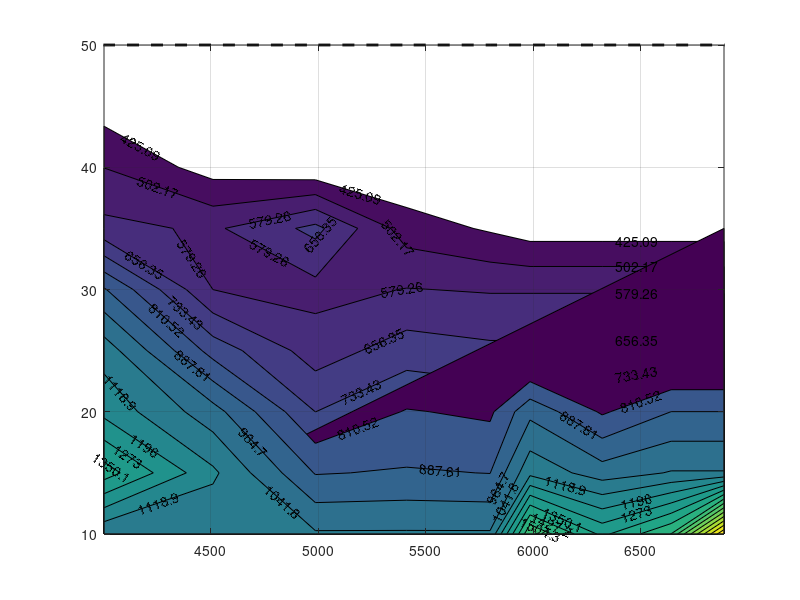

MATLAB code for this plot: (Note: this script raises an error after producing the figure.)
%% Dyno Performance Data 2002 VFR800 Engine

dynoVFR800.spd_rpm = [3000;3466;4003;4510;4987;5412;5800;5986;6322;6643; ...
                      6889;7015;7209;7560;7933;8283;8634;9007;9484;9648; ...
                      9924;10080;10356;10640;10819;10901;11139;11229;11318; ...
                      11445;11542;11654];
dynoVFR800.trq_Nm = [56.98;59.59;58.71;58.43;59.98;61.85;63.85;64.25;65.34;...
                     64.33;69.27;73.10;74.10;74.43;75.42;76.53;77.54;75.91;...
                     72.09;71.61;69.61;69.95;68.09;65.60;63.20;62.07;59.46;...
                     57.72;56.64;54.14;53.69;51.95];
dynoVFR800.pwr_kW = (dynoVFR800.trq_Nm .* (dynoVFR800.spd_rpm * 0.1047)) * 0.001;

%% BSFC Points
% This BSFC data is constructed using the emissions data from ETE and is
% then manually adjusted to provide the best approximation.
op_lim = 50;        % Maximum torque limit on the engine
batpwr_lim = [50;45;40;35;35;35;30;30;30];
LHV_E85 = 30000;    % [kJ/kg]

adjbsfc_spdbpt = [4003;4510;4987;5412;5800;5986;6322;6643;6889];
adjbsfc_trqbpt = [10;15;20;25;30;35;40;45;50];
%{
adjbsfc_map = [3400 3275 3125 3040 2985 2945 2223 2918 3090;
               2885 2310 1750 1588 1051 1578 1331 1506 2121;
               1388 1134 883 895 886 1097 1002 1047 1085;
               1174 996 733 816 796 944 800 888 925;
               1085 780 618 694 673 705 745 765 790;
               895 579 554 582 573 590 625 640 655;
               602 566 678 465 415 385 NaN NaN NaN;
               501 390 360 348 NaN NaN NaN NaN NaN;
               445 388 NaN NaN NaN NaN NaN NaN NaN;
               390 NaN NaN NaN NaN NaN NaN NaN NaN];
%}
% BSFC units [g/kWh]
adjbsfc_map = [1051 1051 1051 1051 1051 1578 1331 1506 2121;
               1388 1134 883 895 886 1097 1002 1047 1047;
               1174 996 733 816 796 944 800 888 888;
               1085 780 618 694 673 673 673 673 673;
               895 579 554 582 573 573 573 573 573;
               602 566 678 465 415 385 385 385 385;
               501 390 360 348 NaN NaN NaN NaN NaN;
               388 388 NaN NaN NaN NaN NaN NaN NaN;
               388 NaN NaN NaN NaN NaN NaN NaN NaN];
           
adjbsfc_engeff = (3600000 ./ (adjbsfc_map * LHV_E85));           

adjbsfc_engPwrOut = adjbsfc_trqbpt * (adjbsfc_spdbpt' * 0.1047);           
%% Plots

% -- Torque Limit
figure()
%set(groot, 'defaultAxesTickLabelInterpreter','latex') 
%set(groot, 'defaultLegendInterpreter','latex')
plot(dynoVFR800.spd_rpm,dynoVFR800.trq_Nm,'linewidth',2.5,'color','k')
grid on
hold on
plot(dynoVFR800.spd_rpm,op_lim * ones(size(dynoVFR800.trq_Nm)),'--','linewidth',2,'color','k')
% --- Contour Map
[c1, h1] = contourf(adjbsfc_spdbpt,adjbsfc_trqbpt,adjbsfc_map,22,'ShowText','on');
h1.LevelList = round(h1.LevelList,0);
h1.LineWidth = 2;
clabel(c1,h1,'FontSize',12,'FontWeight','bold','Color','black')
colormap(jet)
caxis([300 1100])
clb = colorbar('eastoutside');
clb.Label.String = 'Brake Specific Fuel Consumption [g/kWh]';
%clb.Label.Interpreter = 'latex';
%clb.TickLabelInterpreter = 'latex';
% --- 
% --- Power Contour Map
[c2, h2] = contour(adjbsfc_spdbpt,adjbsfc_trqbpt,adjbsfc_engPwrOut*0.001*0.86,15,'-.w');
h2.LevelList = round(h2.LevelList,0);
h2.LineWidth = 2;
clabel(c2,h2,'FontSize',12,'FontWeight','bold','Color','white')
% ---
plot(adjbsfc_spdbpt,batpwr_lim,'-.','linewidth',2,'color','r')
hold off
xlim([min(adjbsfc_spdbpt) max(adjbsfc_spdbpt)])
ylim([10 77.54])

xlabel('Engine Speed [RPM]')
ylabel('Brake Torque [Nm]')
%title('Estimated VFR800 (E85 Fueled) BSFC Map [g/kWh]')
legend('Peak Brake Torque','Max. Torque Tested','Estimated BSFC','Battery Power Limit Torque')

makePublishable(0)

% % -- Additional Settings
% figP = gcf;
% axP = gca;
% 
% % -# Axes Settings
% axP.FontSize = 14;
% figP.Contour.LevelStep = 30;
% figP.Contour.LevelListMode = 'auto';
